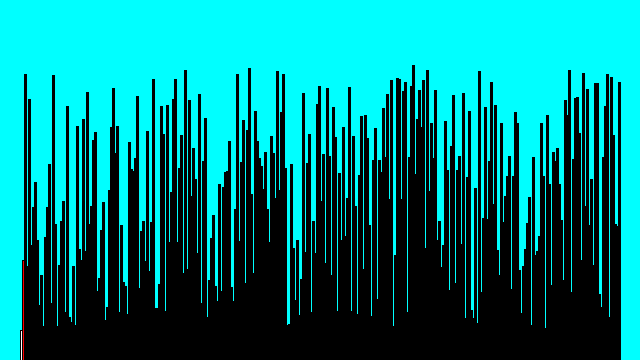
Frame 1 (no input)
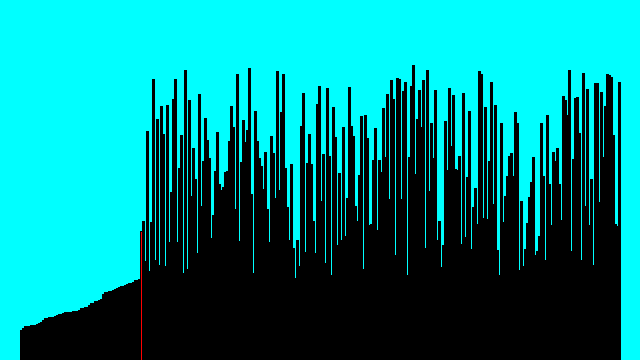
Frame 60 (the mouse pressed at the canvas centre just before this capture)
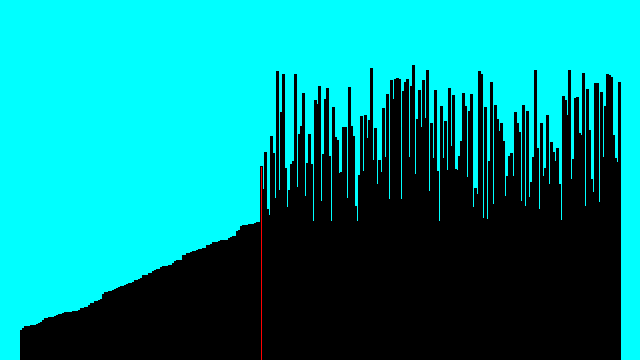
Frame 120 (the mouse held since frame 60 and released just before this capture)

The Processing sketch that drew these frames (run headless with seeded random() and noise(); from frame 60 on, the mouse is pressed at the canvas centre):

// Processing sketch: Sorting_Visualized
// ── Sorting_Visualized.pde
int l=300;
int a[]=new int[l];
int min_index=0;
void setup()
{
  size(640,360);
  for(int i=0;i<l;i++)
  {
    a[i]=(int)random(30,300);
    //a[i]=i;
  }
  frameRate(15);
}

int cnt=0;

void draw()
{
  background(0,255,255);
  Sort();
  display();
}

void Sort()
{
  min_index=cnt; //<>//
  for(int j=cnt+1;j<l;j++)
  {
    if(a[j]<a[min_index])
    min_index=j;
  }
  int temp=a[min_index];
  a[min_index]=a[cnt];
  a[cnt]=temp;
  
  cnt++;
}

void display()
{
  float x=20;
  for(int i=0;i<l;i++)
  {
    if(i!=0&&i!=cnt)
    fill(0);
    else if(i==cnt)
    fill(255,0,0);
    else if(i==min_index)
    fill(0,255,0);
    rect(x,(360-a[i]),2,a[i]);
    x+=2;
  }
}



/*
for(int i=0;i<n;i++)
{
  int min_index=i;
  for(int j=i+1;j<n;j++)
  {
    if(a[j]<a[min_index])
    min_index=j;
  }
  int temp=a[min_index];
  a[min_index]=a[i];
  a[i]=temp;
}
*/
